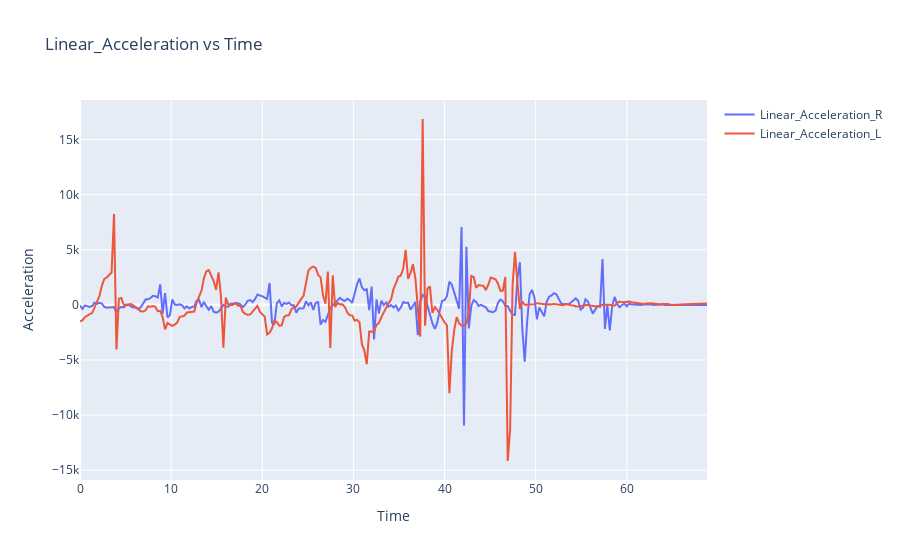

The notebook cell saved with this chart:
### Code cell
import plotly.graph_objects as go
import pandas as pd

trace1 = go.Scatter(x=frames, y=df['Ax_R'], mode='lines', name='Linear_Acceleration_R')
trace2 = go.Scatter(x=frames, y=df['Ax_L'], mode='lines', name='Linear_Acceleration_L')
#Create the figure with traces
fig = go.Figure([trace1, trace2])

# Customize layout
fig.update_layout(title='Linear_Acceleration vs Time',
                  xaxis_title='Time',
                  yaxis_title='Acceleration')

# Display the plot
fig.show()

### Figure 1 — Plotly figure (JSON) as saved in the notebook; plotly's stock layout.template omitted (floating-point values rounded to 4 significant figures; data arrays with more than 128 entries replaced by an {"elided": "..."} marker saying what was removed)
{"data": [{"mode": "lines", "name": "Linear_Acceleration_R", "type": "scatter", "x": {"elided": "259 float values"}, "y": {"elided": "259 int values"}}, {"mode": "lines", "name": "Linear_Acceleration_L", "type": "scatter", "x": {"elided": "259 float values"}, "y": {"elided": "259 int values"}}], "layout": {"autosize": true, "title": {"text": "Linear_Acceleration vs Time"}, "xaxis": {"autorange": true, "range": [0, 68.8], "title": {"text": "Time"}, "type": "linear"}, "yaxis": {"autorange": true, "range": [-15900.0, 18600.0], "title": {"text": "Acceleration"}, "type": "linear"}}}
